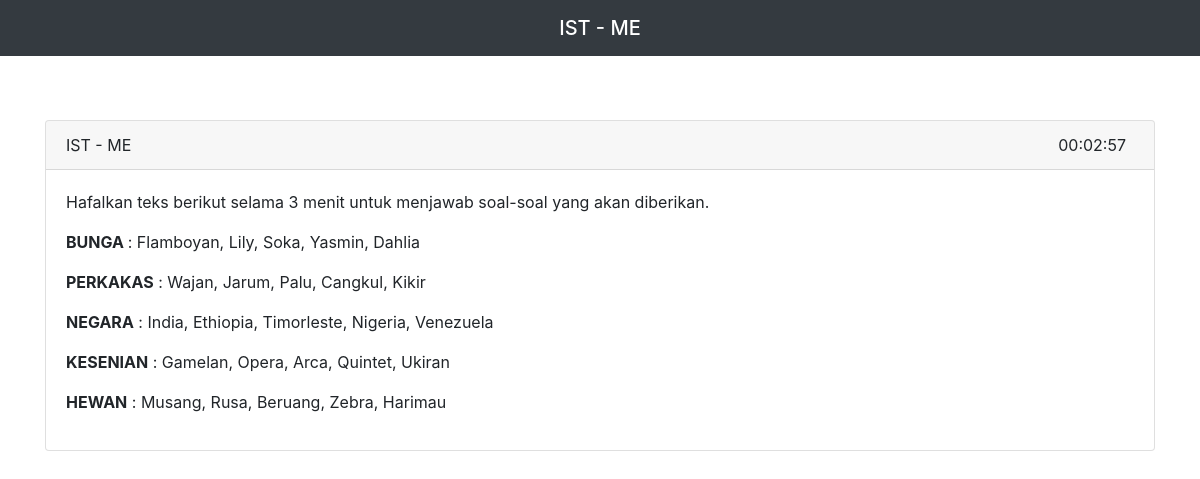
The app's page /user/preview-hafalan.php with its own data.
### tables this page shows
CREATE TABLE `tbl_subtes` (
  `id_subtes` int(11) NOT NULL,
  `id_jenistes` int(11) NOT NULL,
  `nama_subtes` varchar(12) NOT NULL,
  `intruksi` text NOT NULL,
  `tipe_soal` enum('Gambar','Pilihan Ganda','Isian','Aritmatika','Hafalan') NOT NULL,
  `timer` decimal(11,1) NOT NULL,
  `soal_hafalan` text NOT NULL,
  `timer_hafalan` decimal(11,1) NOT NULL,
  `added_at` datetime NOT NULL DEFAULT current_timestamp()
);

### user/preview-hafalan.php (the view, shortened to what this page needs)
<?php
include("../koneksi.php");
?>
<!DOCTYPE html>
<html lang="en">
<head>
    <link href="../css/styles.css" rel="stylesheet" />
    <link href="../css/sticky-navbar-footer.css" rel="stylesheet" />
    <link href="https://cdn.datatables.net/1.10.20/css/dataTables.bootstrap4.min.css" rel="stylesheet" />
</head>
<body>
    <?php
    $getDataSubtes = mysqli_query($db, "SELECT * FROM `tbl_subtes` WHERE `id_subtes` = '13'");
    if (mysqli_num_rows($getDataSubtes) > 0) {
        $dataSubtes = mysqli_fetch_array($getDataSubtes);
    ?>
        <nav class="navbar navbar-dark bg-dark">
            <div class="container-fluid">
                <span class="navbar-brand mb-0 h1 mx-auto">IST - <?= $dataSubtes['nama_subtes'] ?></span>
            </div>
        </nav>
        <div class="container mt-1">
            <div class="card my-auto">
                <div class="card-header d-flex">
                    <div class="pr-2 flex-fill">IST - <?= $dataSubtes['nama_subtes'] ?></div>
                    <div class="pl-2 pr-2 flex-fill text-right" id="timer">00:00:00</div>
                </div>
                <div class="card-body">
                    <?php
                    if (isset($dataSubtes['soal_hafalan'])) echo $dataSubtes['soal_hafalan'];
                    ?>
                </div>
            </div>
        </div>
    <?php
    }
    ?>
</body>
</html>

### css/sticky-navbar-footer.css (style rules this page uses)
html { position: relative; min-height: 100%; }
body { margin-bottom: 60px; }
body > .container { padding: 60px 15px 0; }

### records on screen
tbl_subtes: nama_subtes "ME", soal_hafalan "Hafalkan teks berikut selama 3 menit untuk menjawab soal-soal yang akan diberikan. BUNGA : Flamboyan, Lily, Soka, Yasmin, Dahlia PERKAKAS : Wajan, Jarum, Palu, Cangkul, Kikir NEGARA : India, Ethiopia, Timorleste, Nigeria, Venezuela KESENIAN : Gamelan, Opera, Arca, Quintet, Ukiran HEWAN : Musang, Rusa, Beruang, Zebra, Harimau"
